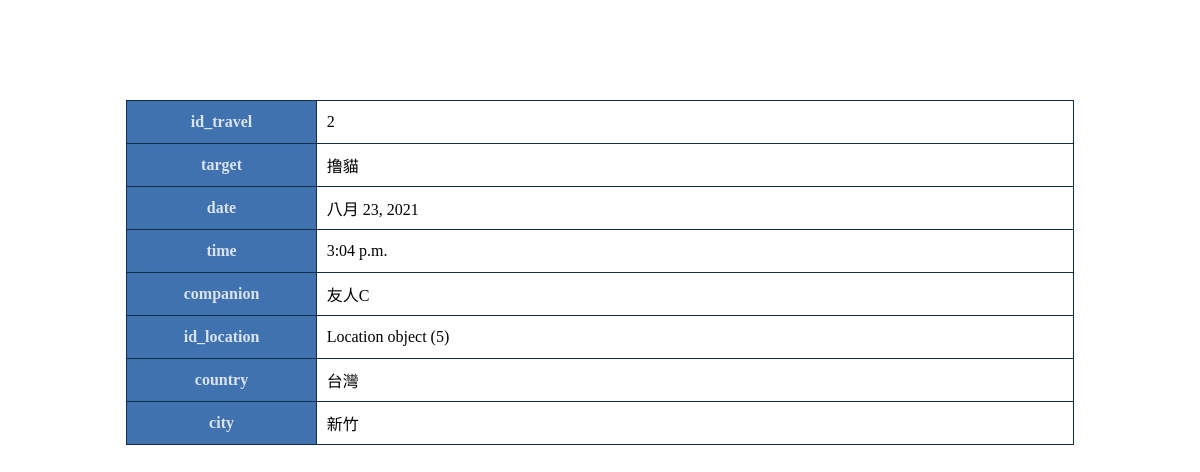
Screenshot of /info/2/ with the database file from the repository.
### demo2/models.py (models this page shows)
class Travel(models.Model):
    id_travel = models.IntegerField(primary_key=True)
    target = models.CharField(max_length=100)
    date = models.DateField(null=True)
    time = models.TimeField(null=True)
    companion = models.CharField(max_length=100)
    location = models.ForeignKey(Location, models.DO_NOTHING, blank=True, null=True)

class Location(models.Model):
    id_location = models.IntegerField(primary_key=True)
    country = models.CharField(max_length=20)
    city = models.CharField(max_length=20, blank=True, null=True)

### demo2/views.py (the view)
# urls.py: path('info/<int:pk>/', table_info, name='info_url'),
def table_info(request, pk):
    travel = get_object_or_404(Travel, pk=pk)
    t_info = {'info': travel}
    return render(request, 'table_info.html', t_info)

### templates/table_info.html (shortened to what this page needs)
<!DOCTYPE html>
<html lang="zh-TW">
    <head>
        {% load static %}
        <link href="{% static 'css/table_info.css' %}" rel="stylesheet">
    </head>
    <body>
        <div class="table_structure">
            <table class="normal_table">
                <tbody>
                    <tr>
                        <th>id_travel</th>
                        <td> {{ info.id_travel }} </td>
                    </tr>
                    <tr>
                        <th>target</th>
                        <td> {{ info.target }} </td>
                    </tr>
                    <tr>
                        <th>date</th>
                        <td> {{ info.date }} </td>
                    </tr>
                    <tr>
                        <th>time</th>
                        <td> {{ info.time }} </td>
                    </tr>
                    <tr>
                        <th>companion</th>
                        <td> {{ info.companion }} </td>
                    </tr>
                    <tr>
                        <th>id_location</th>
                        <td> {{ info.location }} </td>
                    </tr>
                    <tr>
                        <th>country</th>
                        <td> {{ info.location.country }} </td>
                    </tr>
                    <tr>
                        <th>city</th>
                        <td> {{ info.location.city }} </td>
                    </tr>
                </tbody>
            </table>
        </div>
    </body>
</html>

### static/css/table_info.css (style rules this page uses)
.table_structure { width: 80%; margin: auto; margin-top: 100px; }
.normal_table { width: 100%; vertical-align: middle; border-collapse: collapse; }
.normal_table th { background-color: #3f72af; color: #dbe2ef; height: 40px; width: 20%; min-width: 150px; text-align: center; border: 1px solid #112d4e; }
.normal_table td { width: 80%; min-width: 150px; border: 1px solid #112d4e; padding-left: 10px; }

### rows the page displays
Travel: id_travel "2", target "撸貓", date "八月 23, 2021", time "3:04 p.m.", companion "友人C", location "Location object (5)", location.country "台灣", location.city "新竹"
